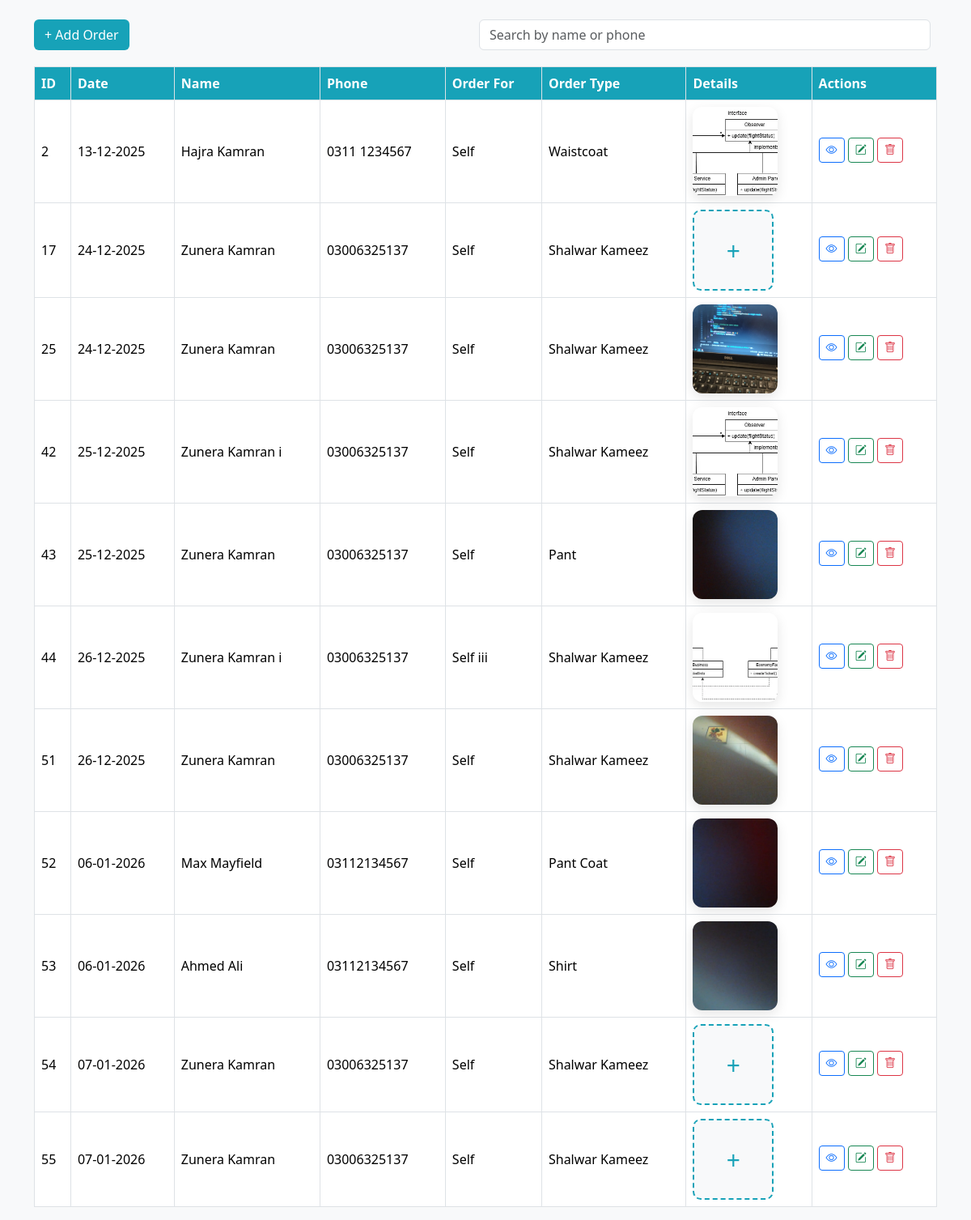
The page / on the database its author committed.
### app.py (models this page shows, shortened)
class Order(db.Model):
    id = db.Column(db.Integer, primary_key=True)
    date = db.Column(db.DateTime, default=datetime.utcnow)
    name = db.Column(db.String(50), nullable=False)
    phone = db.Column(db.String(20), nullable=False)
    address = db.Column(db.String(100), nullable=False)
    order_for = db.Column(db.String(50), nullable=False)
    order_type = db.Column(db.String(50), nullable=False)
    details = db.Column(db.Text)
    notes = db.Column(db.String(200))

### app.py (the view)
@app.route('/')
def home():
    user_agent = request.headers.get("User-Agent", "")
    is_mobile = "Mobile" in user_agent
    orders = Order.query.all()
    for order in orders:
        if order.details:
            try:
                order.images_list = json.loads(order.details)
                order.last_image = order.images_list[-1]['path'] if order.images_list else None
            except (ValueError, KeyError, TypeError):
                order.images_list = []
                order.last_image = None
        else:
            order.images_list = []
            order.last_image = None
    template = "home_mobile.html" if is_mobile else "home.html"
    return render_template(template, orders=orders)

### templates/home.html (shortened to what this page needs)
<!DOCTYPE html>
<html lang="en">
    <head>
        <link href="https://cdn.jsdelivr.net/npm/bootstrap@5.3.8/dist/css/bootstrap.min.css"
              rel="stylesheet">
        <link rel="stylesheet"
              href="https://cdn.jsdelivr.net/npm/bootstrap-icons@1.11.3/font/bootstrap-icons.css">
        <link rel="stylesheet"
              href="{{ url_for('static', filename='css/style.css') }}">
    </head>
    <body>
        <div class="container mt-4">
            <div class="d-flex justify-content-between align-items-center home-top-bar">
                <a href="{{ url_for('add_order') }}" class="btn add-order-btn">+ Add Order</a>
                <input class="form-control me-2 d-flex w-50"
                    id="searchOrderInput"
                    type="search"
                    name="search_order"
                    placeholder="Search by name or phone">
            </div>
            {% if orders %}
                <div class="table-responsive">
                    <table class="table table-bordered align-middle" id="ordersTable">
                        <thead class="home-table-header">
                            <tr>
                                <th>ID</th>
                                <th>Date</th>
                                <th>Name</th>
                                <th>Phone</th>
                                <th>Order For</th>
                                <th>Order Type</th>
                                <th>Details</th>
                                <th>Actions</th>
                            </tr>
                        </thead>
                        <tbody>
                            {% for order in orders %}
                                <tr>
                                    <td>{{ order.id }}</td>
                                    <td>{{ order.date.strftime("%d-%m-%Y") }}</td>
                                    <td>{{ order.name }}</td>
                                    <td>{{ order.phone }}</td>
                                    <td>{{ order.order_for }}</td>
                                    <td>{{ order.order_type }}</td>
                                    <td>
                                        {% if order.last_image %}
                                            <a href="{{ url_for('static', filename='uploads/' + order.last_image) }}"
                                               target="_blank">
                                                <img src="{{ url_for('static', filename='uploads/' + order.last_image) }}"
                                                     class="home-order-image">
                                            </a>
                                        {% else %}
                                            <div id="image-container-{{order.id}}" class="image-container" data-mode="single" data-id='{{order.id}}'>
                                                <label class="add-image-box" id="add-btn-{{order.id}}">
                                                    <span class="plus-icon">+</span>
                                                </label>
                                            </div>
                                        {% endif %}
                                    </td>
                                    <td>
                                        <a href="{{ url_for('view_order', order_id=order.id) }}"
                                           class="btn btn-sm btn-outline-primary mb-1"
                                           title="View Order">
                                            <i class="bi bi-eye"></i>
                                        </a>
                                        <a href="{{ url_for('update_order', order_id=order.id) }}"
                                           class="btn btn-sm btn-outline-success mb-1"
                                           title="Edit Order">
                                            <i class="bi bi-pencil-square"></i>
                                        </a>
                                        <button type="button"
                                                class="btn btn-sm btn-outline-danger mb-1"
                                                data-bs-toggle="modal"
                                                data-bs-target="#deleteModal{{ order.id }}">
                                            <i class="bi bi-trash"></i>
                                        </button>
                                    </td>
                                </tr>
                            {% endfor %}
                        </tbody>
                    </table>
                </div>
            {% else %}
                <p class="text-muted">No orders found.</p>
            {% endif %}
        </div>
    </body>
</html>

### static/css/style.css (style rules this page uses)
:root { --theme-color: #17a2b8; --theme-gradient: linear-gradient(135deg, #17a2b8, #138496); }
body { background-color: #f8f9fa; }
.home-top-bar { margin-bottom: 20px; }
.home-table-header th { background-color: var(--theme-color); color: white; }
.home-order-image { width: 105px; height: 110px; object-fit: cover; border-radius: 12px; transition: transform 0.2s; box-shadow: 0 5px 15px rgba(0, 0, 0, 0.1); }
.add-order-btn { background-color: var(--theme-color) !important; color: white; }
.image-container, .image-container-box { display: flex; flex-wrap: wrap; gap: 10px; }
.add-image-box, .image-preview-box, .image-preview-box-update { width: 100px; height: 100px; border: 2px dashed #17a2b8; border-radius: 10px; display: flex; justify-content: center; align-items: center; cursor: pointer; overflow: hidden; background: #f8f9fa; position: relative; }
.plus-icon { font-size: 30px; color: #17a2b8; }

### rows shown on the page
Order: id "2", date "13-12-2025", name "Hajra Kamran", phone "0311 1234567", order_for "Self", order_type "Waistcoat"
Order: id "17", date "24-12-2025", name "Zunera Kamran", phone "03006325137", order_for "Self", order_type "Shalwar Kameez"
Order: id "25", date "24-12-2025", name "Zunera Kamran", phone "03006325137", order_for "Self", order_type "Shalwar Kameez", shows a picture
Order: id "42", date "25-12-2025", name "Zunera Kamran i", phone "03006325137", order_for "Self", order_type "Shalwar Kameez"
Order: id "43", date "25-12-2025", name "Zunera Kamran", phone "03006325137", order_for "Self", order_type "Pant", shows a picture
Order: id "44", date "26-12-2025", name "Zunera Kamran i", phone "03006325137", order_for "Self iii", order_type "Shalwar Kameez", shows a picture
Order: id "51", date "26-12-2025", name "Zunera Kamran", phone "03006325137", order_for "Self", order_type "Shalwar Kameez", shows a picture
Order: id "52", date "06-01-2026", name "Max Mayfield", phone "03112134567", order_for "Self", order_type "Pant Coat", shows a picture
Order: id "53", date "06-01-2026", name "Ahmed Ali", phone "03112134567", order_for "Self", order_type "Shirt", shows a picture
Order: id "54", date "07-01-2026", name "Zunera Kamran", phone "03006325137", order_for "Self", order_type "Shalwar Kameez"
Order: id "55", date "07-01-2026", name "Zunera Kamran", phone "03006325137", order_for "Self", order_type "Shalwar Kameez"
